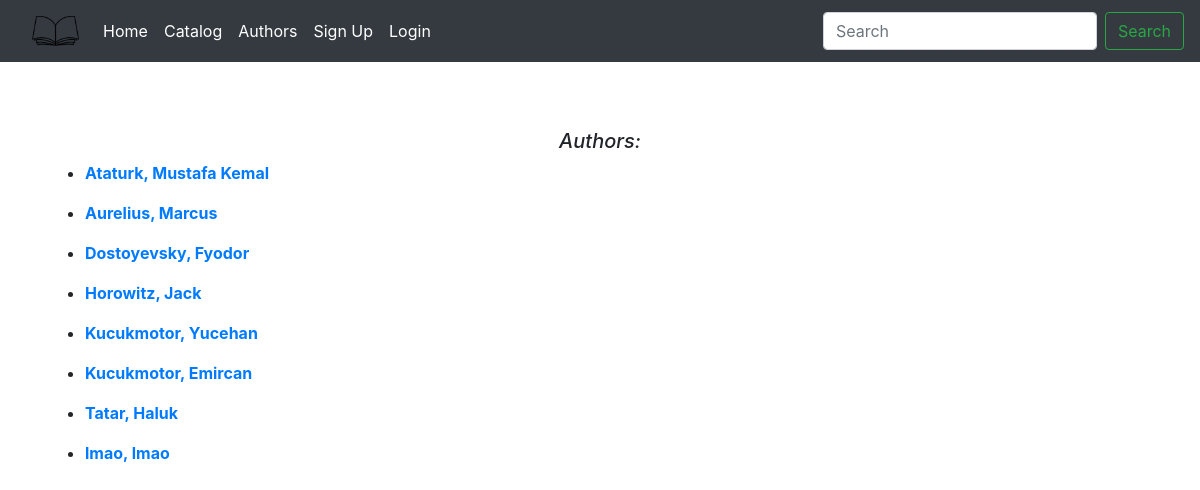
/authors/, run on an earlier commit of the app's database.
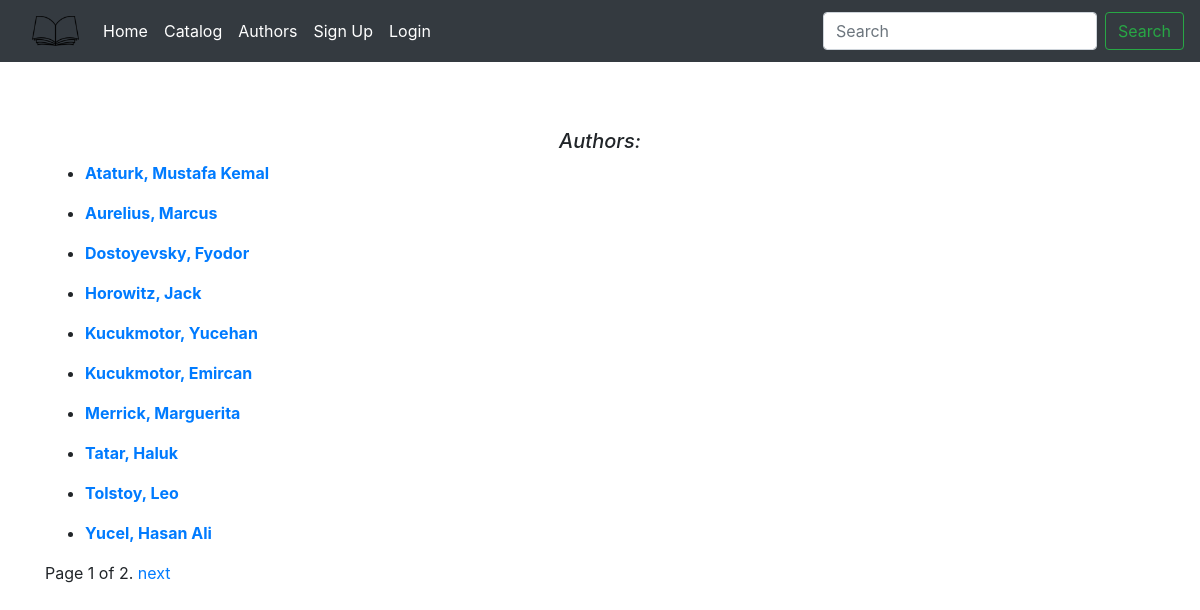
And on a later commit of the database.
### library_app/models.py (models this page shows, shortened)
class Author(models.Model):
    first_name = models.CharField(max_length=50)
    last_name = models.CharField(max_length=75)
    date_of_birth = models.DateField(null=True, blank=True)
    date_of_death = models.DateField(verbose_name='Died', null=True, blank=True)
    bio = models.TextField(max_length=750, verbose_name='Author Biography',
                            default=None, null=True,
                            blank=True)
    class Meta:
        ordering = ['last_name', 'first_name']

### library_app/views.py (the view)
# urls.py: path('authors/', views.AuthorListView.as_view(), name='author-list'),
class AuthorListView(generic.ListView):
    model = models.Author
    paginate_by = 10
    def get_queryset(self):
        return models.Author.objects.order_by('last_name')

### library_app/templates/library_app/author_list.html
{% extends "base.html" %}
{% block content %}
<h5 id='authorListHeader'>Authors:</h5>
  <div class="authorList">
  <ul>
    {% for author in author_list %}
    <li>
      <p><strong><a href="{% url 'library_app:author-detail' author.id %}">
        {{author.last_name}}, {{author.first_name}} </a>
        </strong> </p>
    {% endfor %}
    </li>
  </ul>
</div>
{% endblock %}

### templates/base.html (shortened to what this page needs)
<!DOCTYPE html>
{% load staticfiles %}
<html lang="en" dir="ltr">
  <head>
    <link rel="stylesheet" href="https://stackpath.bootstrapcdn.com/bootstrap/4.3.1/css/bootstrap.min.css">
    <link rel="stylesheet" href="{% static 'library_app/css/master.css' %}">
  </head>
  <body>
    <nav class="navbar navbar-expand-lg navbar-dark bg-dark">
      <a class="nav-link" href="{% url 'library_app:index' %}">
        <img src="/static/library_app/brand_logo/logo.png" height="30">
      </a>
      <div class="collapse navbar-collapse" id="navbarSupportedContent">
        <ul class="navbar-nav mr-auto">
          <li class="nav-item active">
            <a class="nav-link" href="{% url 'library_app:index' %}">Home <span class="sr-only">(current)</span></a>
          </li>
          <li class="nav-item active">
            <a class="nav-link" href="{% url 'library_app:book-list' %}">Catalog</a>
          </li>
          <li class="nav-item active">
            <a class="nav-link" href="{% url 'library_app:author-list' %}">Authors</a>
          </li>
          {% if user.is_authenticated %}
            <li class="nav-item" id='navbarProfile'>
              <a class="nav-link" href="{% url 'accounts:profile' %}">{{user.username}}'s Profile</a>
            </li>
            <li class="nav-item active">
              <a class="nav-link" href="{% url 'accounts:logout' %}">Log out</a>
            </li>
            {% else %}
            <li class="nav-item active">
              <a class="nav-link" href="{% url 'accounts:signup' %}">Sign Up</a>
            </li>
            <li class="nav-item active">
              <a class="nav-link" href="{% url 'accounts:login' %}">Login</a>
            </li>
          {% endif %}
        </ul>
      <form class="form-inline my-2 my-lg-0">
        <input class="form-control mr-sm-2" type="search" placeholder="Search" aria-label="Search" name='searchInput'>
        <button class="btn btn-outline-success my-2 my-sm-0" type="submit">Search</button>
      </form>
  </div>
</nav>
  <div class="container">
    {% block content %}{% endblock %}
    {% block pagination %}
    {% if is_paginated %}
        <div class="pagination">
            <span class="page-links">
                <span class="page-current">
                    Page {{ page_obj.number }} of {{ page_obj.paginator.num_pages }}.
                </span>
                {% if page_obj.has_next %}
                    <a href="{{ request.path }}?page={{ page_obj.next_page_number }}">next</a>
                {% endif %}
            </span>
        </div>
    {% endif %}
  {% endblock %}
  </div>
  </body>
</html>

### static/library_app/css/master.css (style rules this page uses)
#authorListHeader { text-align: center; margin-top: 6%; font-style: oblique; }

What changed in the data, as far as the page shows it:
no longer on this page (row unchanged): Author: last_name "lmao", first_name "lmao"
added Author: last_name "Merrick", first_name "Marguerita"
added Author: last_name "Tolstoy", first_name "Leo"
added Author: last_name "Yucel", first_name "Hasan Ali"
Also different on the page:
{{ page_obj.number }}: (not shown) → "1"
{{ page_obj.paginator.num_pages }}: (not shown) → "2"
text now shown: "Page of . next"
